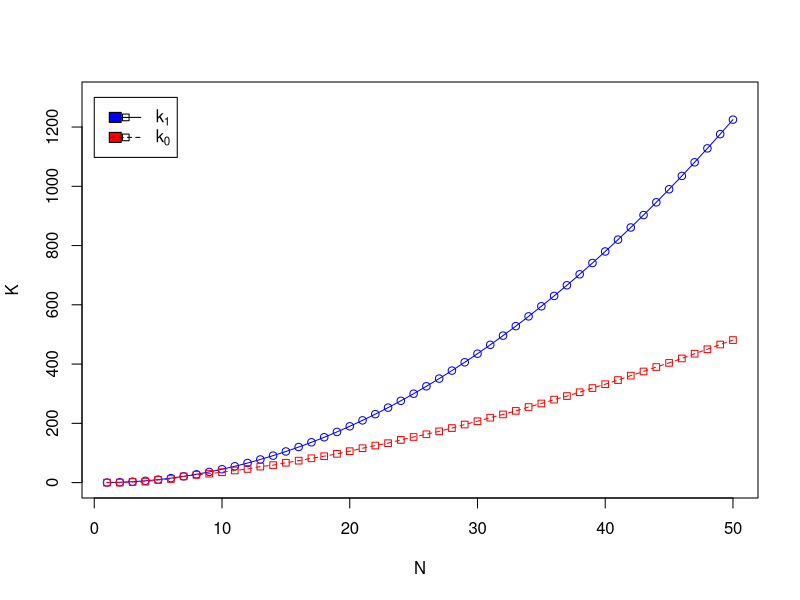

Write the R code that produced this figure.
kasitsiTabel <-c( 0, 1, 3, 6, 10, 15, 21, 28, 36, 45, 55, 66, 78, 91, 105, 120, 136, 153, 171, 190, 210, 231, 253, 276, 300, 325, 351, 378, 406, 435, 465, 496, 528, 561, 595, 630, 666, 703, 741, 780, 820, 861, 903, 946, 990, 1035, 1081, 1128, 1176, 1225)
pihta <- c(0, 0, 2, 3, 9, 12, 21, 26, 30, 35, 41, 46, 54, 59, 67, 74, 82, 89, 97, 106, 116, 125, 133, 144, 154, 163, 173, 184, 196, 207, 219, 230, 242, 255, 267, 280, 292, 305, 319, 332, 346, 361, 375, 390, 404, 419, 435, 450, 466, 481)

#X11.options(type="nbcairo")
plot(kasitsiTabel, type="o", col="blue", ylim=c(0, 1300), xlab = "N", ylab="K")
lines(pihta, type="o", pch=22, lty=2, col="red")

leg <- c(expression("k"[1]), expression("k"[0]))
cols <- c("blue", "red")
legend(0, 1300, leg, cex = 1, cols, pch=22, lty=1:2)
